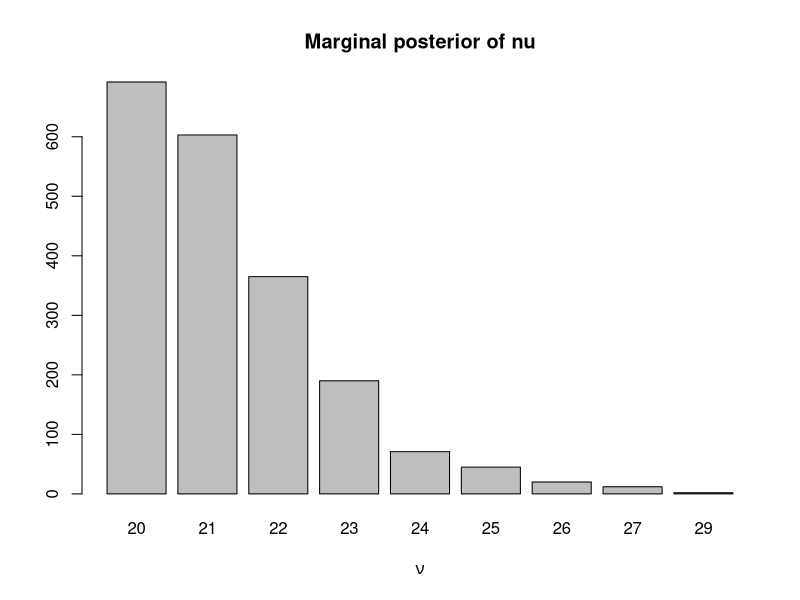
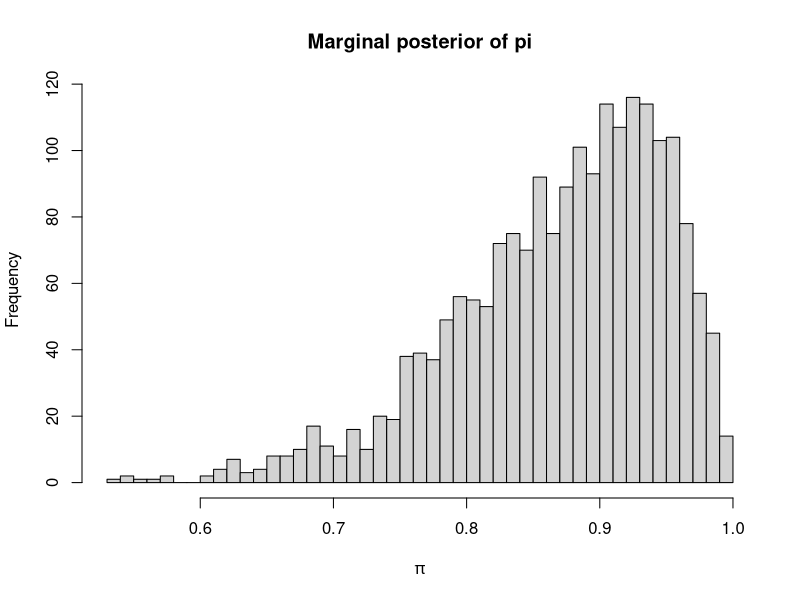
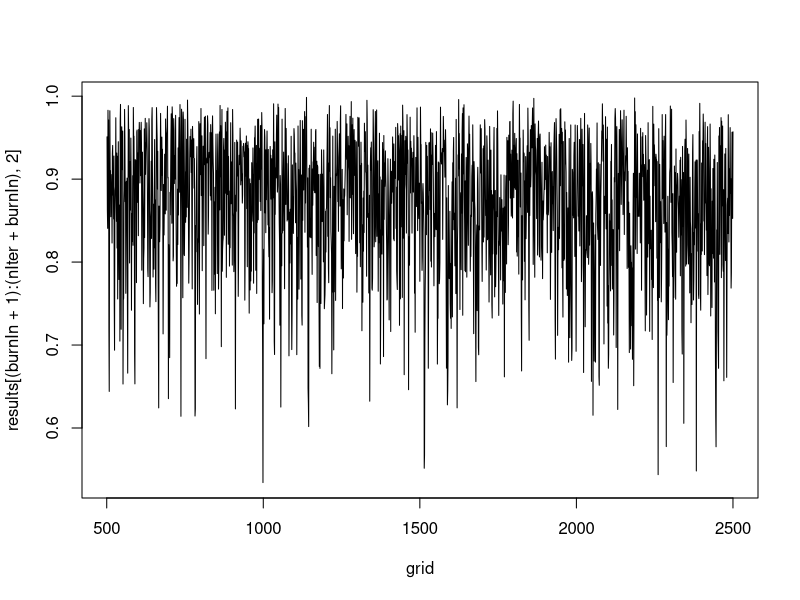
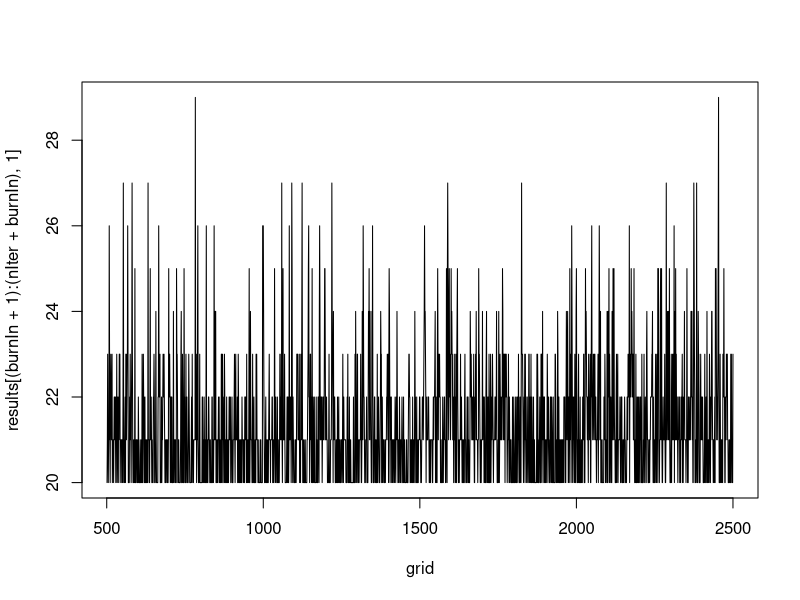

Source code (R) for these figures, in order:
## c) Make simulations of joins posterior of v and pi using Gibbs sampling.

x=20
lambda=10
alpha=2
beta=2
nIter=2000
burnIn=500

results=matrix(0,burnIn+nIter,2)
initVal=lambda # Since lambda=30
results[1,1]=initVal
results[1,2]=rnorm(1)
for (i in 1:(nIter+burnIn-1)) {
  z=rpois(1, lambda*(1-results[i,2]))
  results[i+1,1]=z+x
  results[i+1,2]=rbeta(1, alpha+x, beta+results[i+1,1]-x)
}

grid=seq(burnIn+1, nIter+burnIn)
barplot(table(results[(burnIn+1):(nIter+burnIn),1]), main="Marginal posterior of nu", xlab=expression(nu))
hist(results[(burnIn+1):(nIter+burnIn),2], breaks=50, main="Marginal posterior of pi", xlab=expression(pi))
plot(grid, results[(burnIn+1):(nIter+burnIn),2],type="l")
plot(grid, results[(burnIn+1):(nIter+burnIn),1], type="l")

## Convergence seems good since markov chain is exploring full posterior and have good mixing. 

